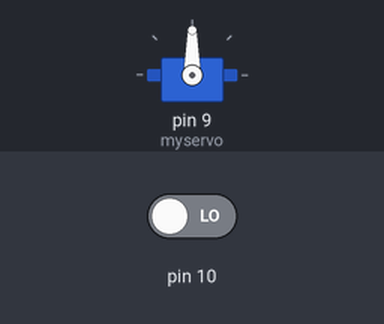
Simulated run of this sketch. Board: Arduino Uno, built with avr-gcc and run on an emulated ATmega328P. On the bench: servo. Inputs (shaded band) come from the test bench; at power-on: pin 10 LOW.

Above: at 1.2 s.
1.3 s: pin 10 driven HIGH
At 1.46 s:
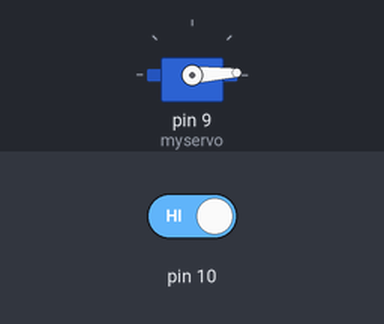
10.3 s: pin 10 driven LOW
At 10.3 s:
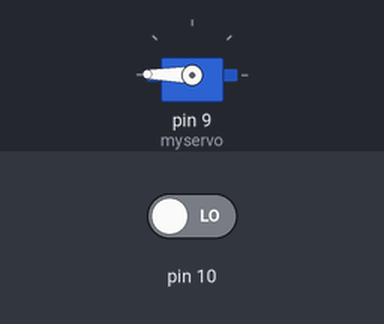
Timing chart, 0 to 13.3 s (numbered marks = the images above; inputs shaded):
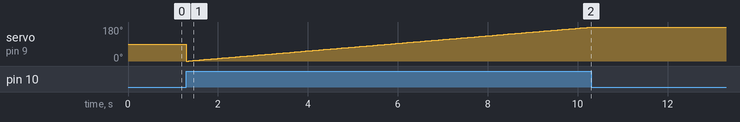

The sketch:

C26-4.ino
```cpp
#include<Servo.h>
#define SW1 10
Servo myservo;

void setup() {
  pinMode(10,INPUT);
  myservo.attach(9); //pwm가용핀에 서보모터 연결

}

void loop(){
  if(digitalRead(10) == HIGH){
  for(int angle=0;angle<180;angle++)
  {
    if(digitalRead(10) == LOW){
    }
        myservo.write(angle);
    delay(50);
  }
}
 }
```

Measured:
- after the input at 10.3 s, servo on pin 9 (myservo): stops changing and stays 179°
